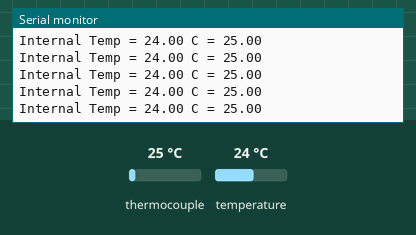
A sketch run on a simulated Arduino Uno, built with avr-gcc and run on an emulated ATmega328P. On the bench: the last lines printed to the serial monitor. Inputs (shaded band) come from the test bench; at power-on: thermocouple 25 °C, temperature 24 °C.

Above: at 1.7 s.
1.8 s: thermocouple set to 150 °C
At 1.83 s:
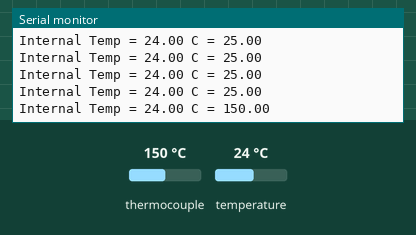
4.8 s: temperature set to 12 °C
At 4.88 s:
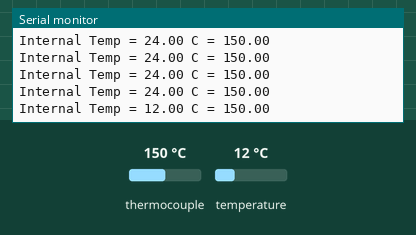
6.3 s: thermocouple set to 6 °C
At 6.3 s:
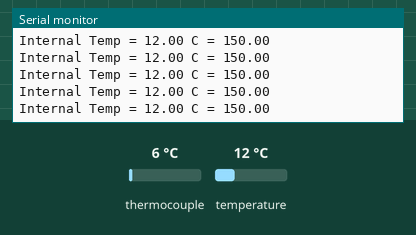
7.8 s: thermocouple set to 225 °C
At 7.83 s:
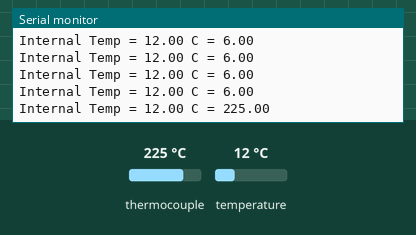
10.8 s: temperature set to 19 °C
At 10.88 s:
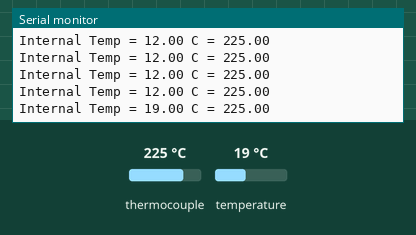
Timing chart, 0 to 13.3 s (numbered marks = the images above; inputs shaded):
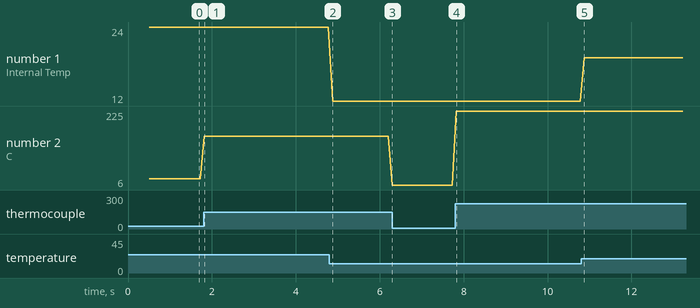

Measured:
- after the input at 1.8 s, the serial monitor: prints a new line at once (image 1)
- after the input at 4.8 s, the serial monitor: prints a new line after 0.08 s (image 2)
- after the input at 7.8 s, the serial monitor: prints a new line at once (image 4)
- after the input at 10.8 s, the serial monitor: prints a new line after 0.08 s (image 5)
- plotted number 1: 24 → 12 after the input at 4.8 s, 12 → 19 after the input at 10.8 s
- plotted number 2: 25 → 150 after the input at 1.8 s, 150 → 6 after the input at 6.3 s, 6 → 225 after the input at 7.8 s

The sketch:

max31855.ino
```cpp
#include <Adafruit_MAX31855.h>

int DO = 19;
int CS = 5;
int CLK = 18;

Adafruit_MAX31855 thermocouple(CLK, CS, DO);

void setup() {
  Serial.begin(9600);

  while (!Serial) delay(1);

  Serial.println("MAX31855 test");
  delay(500);
}

void loop() {
   double c = thermocouple.readCelsius();
  if (isnan(c)) {
    Serial.println("Something wrong with thermocouple!");
  }else {
    Serial.print("Internal Temp = ");
    Serial.print(thermocouple.readInternal());
    Serial.print(" C = ");
    Serial.println(c);
  }
  delay(100);
}
```
